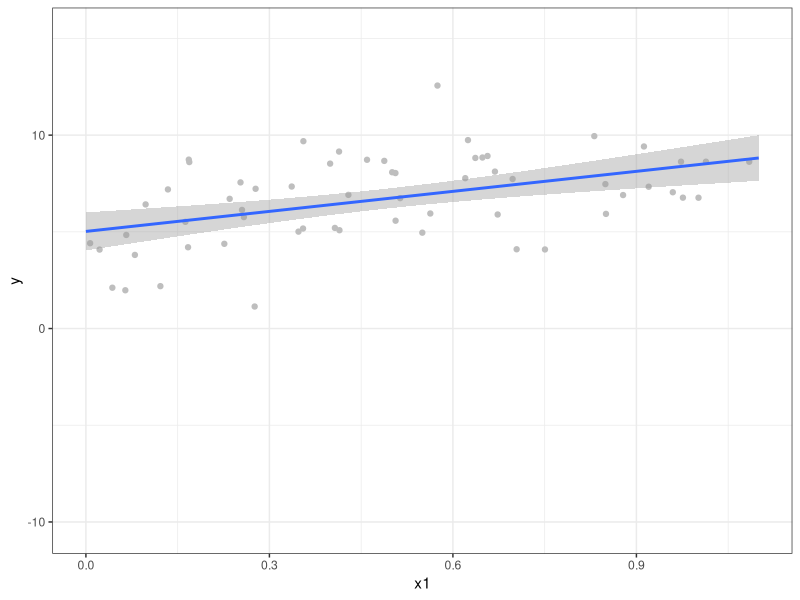
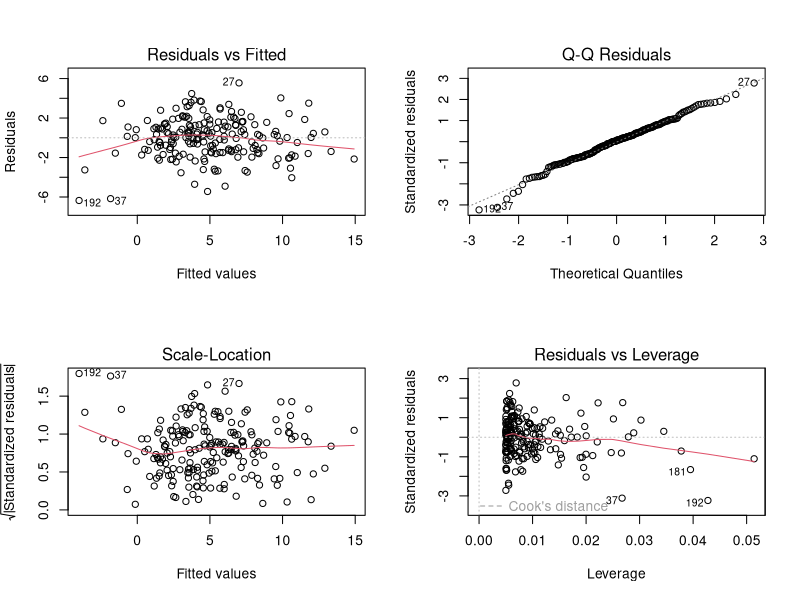
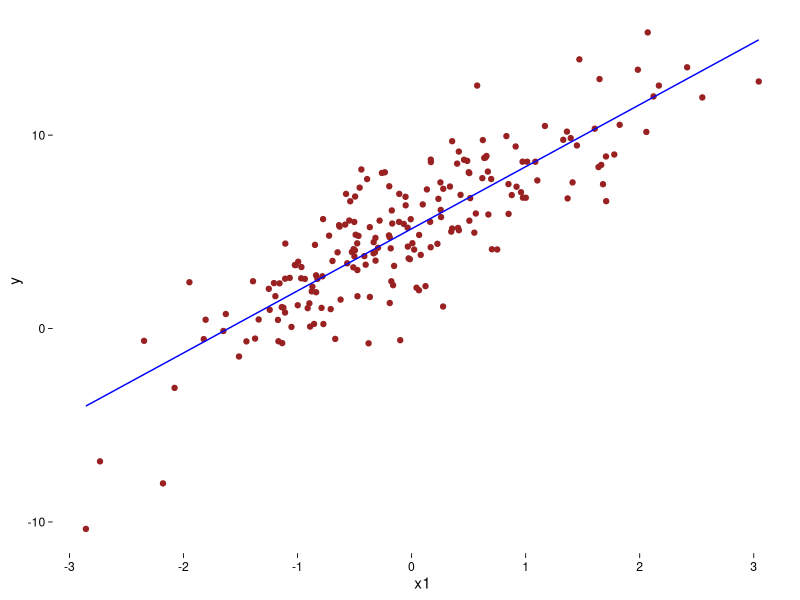

Recreate these plots in R, in order.
## ---- chunk 1
    # loading in required packages
    if (!require("mvtnorm")) install.packages("mvtnorm"); library(mvtnorm)
## ---- chunk 2
sim.linmod <- function(n, b, noise.sd, rho.x = 0) {
    
	# How many regressors?
	p <- length(b)

  # First, define a covariance matrix (Sigma) for the regressors. 
	# Note: assume that an intercept is also included in b.
  Sigma <- diag(p - 1)
  Sigma[upper.tri(Sigma)] <- Sigma[lower.tri(Sigma)] <- rho.x
  
  # Draw the design matrix from a multivariate normal.
	x <- rmvnorm(n, sigma = Sigma)

  # Then generate y as a function of x and gaussian noise.
  # A linear model of the form: y = Xb + e;
  # use matrix multiplication operator
	y <- cbind(1, x) %*% b + rnorm(n, sd = noise.sd)
 
  # put x and y in a dataframe
  data <- data.frame(y, x)

  # rename all the x variables so that they have the following format:
  # x1, x2, ...
  names(data)[2:p] <- paste0("x", 1:(p - 1))

  return(data)
}

# lets try it out
set.seed(1234)
data <- sim.linmod(200, c(5, 3, -2), 2, 0.3)
head(data)

# output should be:
#           y         x1          x2
# 1 -1.088649 -1.1509832  0.09103446
# 2 11.527929  0.7159032 -2.15395689
# 3  4.529436  0.5009523  0.56531759
# 4  2.503199 -0.6510388 -0.62752183
# 5  5.686707 -0.6929845 -0.96538910
# 6  5.555835 -0.6231786 -1.05924053
# ...
## ---- chunk 3

set.seed(1234)
trainData <- sim.linmod(200, c(5, 3), 2)
head(trainData)

# output should be:
#            y         x1
# 1  2.3492564 -1.2070657
# 2  7.2258253  0.2774292
# 3  8.6243514  1.0844412
# 4 -0.6356261 -2.3456977
# 5  6.9107361  0.4291247
# 6  8.0390924  0.5060559
# ...
## ---- chunk 4
library(ggplot2)
# generate the figure
figure <- ggplot(trainData, aes(x1, y)) +
  geom_point(shape = 19, colour = 'gray') +
  geom_smooth(method = lm, formula = y ~ x, se = TRUE, fullrange = T) +
  scale_x_continuous(limits = c(0, 1.1))+
  theme_bw()

# show the figure in the report
print(figure)
## ---- chunk 5
# regress y on x
lmfit <- lm(y ~ x1, data = trainData)

# use the "summary" command on results to get a more detailed overview of the
# fit, you will get additional info like standard errors
summary(lmfit)

# extract the coefficients with SE's, t-statistics and p-values
# note that this is a matrix so we can extract anything we like from here
print(lmfit$coefficients)
## ---- chunk 6
par(mfrow = c(2, 2))
plot(lmfit)
par(mfrow = c(1, 1))
## ---- chunk 7
trainPredictions <- fitted(lmfit)
head(trainPredictions)
## ---- chunk 8
trainMSE <- mean((trainPredictions - trainData$y)^2)
trainMSE
## ---- chunk 9
baseMSE <- mean((mean(trainData$y) - trainData$y)^2)
baseMSE
## ---- chunk 10
set.seed(4321)
testData <- sim.linmod(100, c(5, 3), 2)
head(testData)
## ---- chunk 11
testPredictions <- predict(lmfit, testData)
head(testPredictions)
# compute the mean square error between predictions and true values, y
testMSE <- mean((testPredictions - testData$y)^2)
testMSE
# and benchmark against MSE of just the sample mean of the training set
test_baseMSE <- mean((mean(trainData$y) - testData$y)^2 )
test_baseMSE
## ---- chunk 12
lmfit2 <-lm(y ~ x1 + sqrt(abs(x1)) - 1, data = trainData)
lmfit2
summary(lmfit2)
## ---- chunk 13
linearmodel <- function(data, intercept = TRUE) {

    # we will assume that first column is the response variable
    # an all others are having a form: x1, x2, ...
    
    # number of features
    m <- ncol(data) - 1

    # first we need to add a vector of 1's to our x (intercept),
    # if instructed by the intercept argument
    if (intercept) {
        X <- cbind(1, as.matrix(data[, 2:(m + 1)]))
    } else {
        X <- as.matrix(data[, 2:(m + 1)])
    }
    y <- data$y

    # now implement the analytical solution 
    # using the matrix operations  
    # hint: check "solve" command
    bhat <- solve(t(X) %*% X) %*% t(X) %*% y

    # compute the predictions for the training data, i.e. fitted values
    yhat <- X %*% bhat

    # compute the mean square error for the training data, between y and yhat
    MSE <- mean((yhat - y)^2)

    return(list(coef = bhat, predictions = yhat, MSE = MSE))
}

# check out the function
lmmefit <- linearmodel(trainData)
lmmefit$coef

# compare it to the output of the lm function
coefficients(lmfit) 
## ---- chunk 14

# first create an additional data frame with x1 variable from trainData as one
# column and predictions from the model, yhat, as a second model
predData <- data.frame(x1 = trainData$x1, yhat = lmmefit$predictions) 

# generate the figure
figure <- 
    ggplot(trainData, aes(y = y, x = x1)) + 
    geom_point(size = 1.5, color = "#992121") +

    # you will need to use geom_line, but now with
    # predData, to illustrate the linearmodel fit
    geom_line(data = predData, aes(x = x1, y = yhat), 
              color = "blue") +

    theme(
        panel.grid.major = element_blank(),
        panel.grid.minor = element_blank(),
        panel.border = element_blank(),
        panel.background = element_blank(),
        axis.line.x = element_blank(),
        axis.line.y = element_blank(),
        axis.ticks = element_line(lineend = 4, linetype = 1, 
                                  colour = "black", size = 0.3), 
        axis.text = element_text(colour = "black"),
        axis.text.x = element_text(vjust = 0.5),
        validate = TRUE
    )

# show the figure in the report
print(figure)
